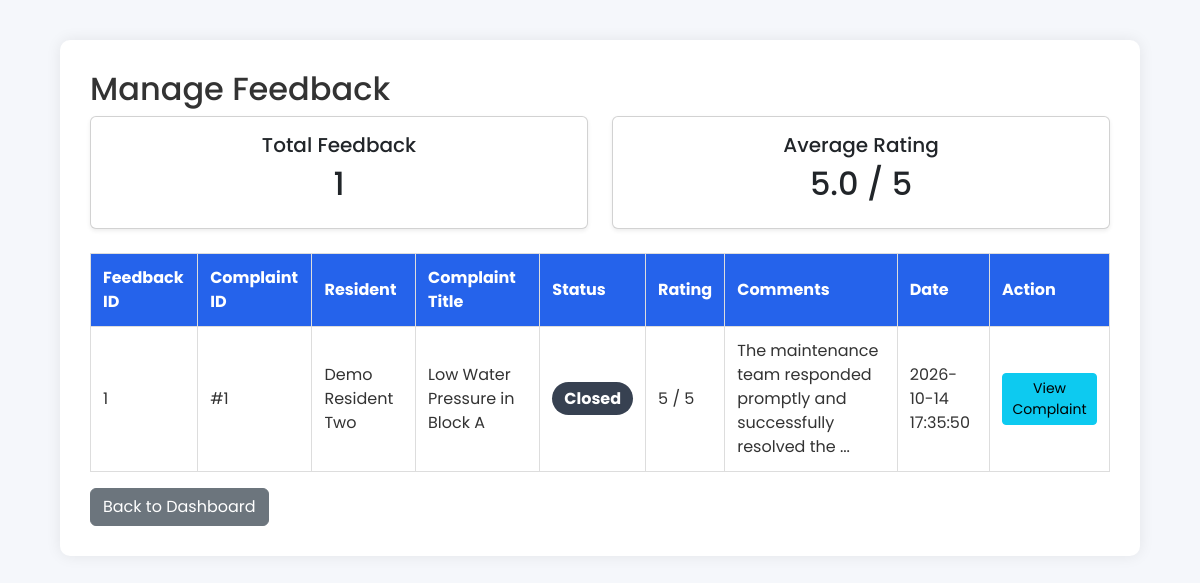
Page /admin/manage-feedback.php (signed in) on the committed database.
### tables this page shows
CREATE TABLE `feedback` (
  `feedback_id` int(11) NOT NULL,
  `complaint_id` int(11) NOT NULL,
  `resident_id` int(11) NOT NULL,
  `rating` int(11) DEFAULT NULL CHECK (`rating` between 1 and 5),
  `comments` text DEFAULT NULL,
  `submitted_at` timestamp NOT NULL DEFAULT current_timestamp()
);

CREATE TABLE `residents` (
  `resident_id` int(11) NOT NULL,
  `full_name` varchar(100) NOT NULL,
  `email` varchar(100) NOT NULL,
  `mobile` varchar(15) NOT NULL,
  `password` varchar(255) NOT NULL,
  `house_number` varchar(50) NOT NULL,
  `block` varchar(50) DEFAULT NULL,
  `registration_date` timestamp NOT NULL DEFAULT current_timestamp(),
  `status` enum('Active','Inactive') DEFAULT 'Active'
);

CREATE TABLE `complaints` (
  `complaint_id` int(11) NOT NULL,
  `resident_id` int(11) NOT NULL,
  `category_id` int(11) NOT NULL,
  `title` varchar(150) NOT NULL,
  `description` text NOT NULL,
  `location` varchar(100) DEFAULT NULL,
  `issue_started` varchar(50) DEFAULT NULL,
  `priority` enum('Low','Medium','High') DEFAULT 'Medium',
  `photo` varchar(255) DEFAULT NULL,
  `status` enum('Pending','Assigned','In Progress','Resolved','Closed') DEFAULT 'Pending',
  `created_at` timestamp NOT NULL DEFAULT current_timestamp(),
  `admin_remark` text DEFAULT NULL
);

### admin/manage-feedback.php (the view, shortened to what this page needs)
<?php
$total_feedback_query = "SELECT COUNT(*) AS total FROM feedback";
$total_feedback_result = mysqli_query($conn, $total_feedback_query);
$total_feedback = mysqli_fetch_assoc($total_feedback_result)['total'];
$avg_query = "SELECT AVG(rating) AS average_rating FROM feedback";
$avg_result = mysqli_query($conn, $avg_query);
$average_rating = mysqli_fetch_assoc($avg_result)['average_rating'];
$query = "SELECT feedback.*,
          complaints.title,
          complaints.status,
          residents.full_name AS resident_name
          FROM feedback
          JOIN complaints ON feedback.complaint_id = complaints.complaint_id
          JOIN residents ON feedback.resident_id = residents.resident_id
          ORDER BY feedback.submitted_at DESC";
$result = mysqli_query($conn, $query);
?>
<!DOCTYPE html>
<html lang="en">
<head>
<link href="https://cdn.jsdelivr.net/npm/bootstrap@5.3.3/dist/css/bootstrap.min.css" rel="stylesheet">
<link rel="stylesheet" href="../assets/css/style.css">
</head>
<body>
<div class="container">
<h2>Manage Feedback</h2>
<div class="row mb-4">
    <div class="col-md-6">
        <div class="card text-center shadow-sm">
            <div class="card-body">
                <h5>Total Feedback</h5>
                <h2><?php echo $total_feedback; ?></h2>
            </div>
        </div>
    </div>
    <div class="col-md-6">
        <div class="card text-center shadow-sm">
            <div class="card-body">
                <h5>Average Rating</h5>
                <h2>
                    <?php
                    if($average_rating){
                        echo number_format($average_rating, 1) . " / 5";
                    } else {
                        echo "0 / 5";
                    }
                    ?>
                </h2>
            </div>
        </div>
    </div>
</div>
<table>
    <tr>
        <th>Feedback ID</th>
        <th>Complaint ID</th>
        <th>Resident</th>
        <th>Complaint Title</th>
        <th>Status</th>
        <th>Rating</th>
        <th>Comments</th>
        <th>Date</th>
        <th>Action</th>
    </tr>
    <?php if(mysqli_num_rows($result) > 0){ ?>
        <?php while($row = mysqli_fetch_assoc($result)){ ?>
        <tr>
            <td><?php echo $row['feedback_id']; ?></td>
            <td>#<?php echo $row['complaint_id']; ?></td>
            <td><?php echo htmlspecialchars($row['resident_name']); ?></td>
            <td><?php echo htmlspecialchars($row['title']); ?></td>
            <td>
                <span class="status
                <?php
                if($row['status']=="Pending") echo "pending";
                elseif($row['status']=="In Progress") echo "in-progress";
                elseif($row['status']=="Resolved") echo "resolved";
                else echo "closed";
                ?>
                ">
                <?php echo $row['status']; ?>
                </span>
            </td>
            <td>
                <?php echo $row['rating']; ?> / 5
            </td>
            <td>
	    <?php
	    $comment = trim((string)($row['comments'] ?? ''));
	    if ($comment !== '') {
    		$maxLength = 70;
    		if (mb_strlen($comment, 'UTF-8') > $maxLength) {
        	    $shortComment = mb_substr($comment, 0, $maxLength, 'UTF-8') . '...';
    		} else {
        	    $shortComment = $comment;
    		}
    		echo '<span title="' .
         	     htmlspecialchars($comment, ENT_QUOTES, 'UTF-8') .
         	     '">' .
         	     htmlspecialchars($shortComment, ENT_QUOTES, 'UTF-8') .
         	     '</span>';
	  } else {
    	      echo "No comment provided";
	  }
	  ?>
	  </td>
            <td><?php echo $row['submitted_at']; ?></td>
            <td>
                <a href="view-complaint.php?id=<?php echo $row['complaint_id']; ?>&from=feedback" class="btn btn-info btn-sm">
                    View Complaint
                </a>
            </td>
        </tr>
        <?php } ?>
    <?php } ?>
</table>
<a href="dashboard.php" class="btn btn-secondary mt-3">
    Back to Dashboard
</a>
</div>
</body>
</html>

### assets/css/style.css (style rules this page uses)
* { margin:0; padding:0; box-sizing:border-box; font-family:'Poppins',sans-serif; }
body { background:#f5f7fb; color:#333; }

### admin/manage-feedback.php (style rules this page uses)
table { width:100%; border-collapse:collapse; margin-top:20px; }
th,td { padding:12px; border:1px solid #ddd; text-align:left; }
th { background:#2563eb; color:white; }
.container { width:90%; max-width:1200px; margin:40px auto; background:white; padding:30px; border-radius:10px; box-shadow:0 0 15px rgba(0,0,0,.08); }
.status { padding:5px 12px; border-radius:20px; font-weight:bold; white-space: nowrap; }
.closed { background:#374151; color:white; }

### rows in the picture
feedback: feedback_id "1", complaint "1", resident.full_name "Demo Resident Two", complaint.title "Low Water Pressure in Block A", complaint.status "Closed", rating "5", comments "The maintenance team responded promptly and successfully resolved the ...", submitted_at "2026-10-14 17:35:50"

### other values in the picture
$total_feedback "1"
$average_rating "5.0"
